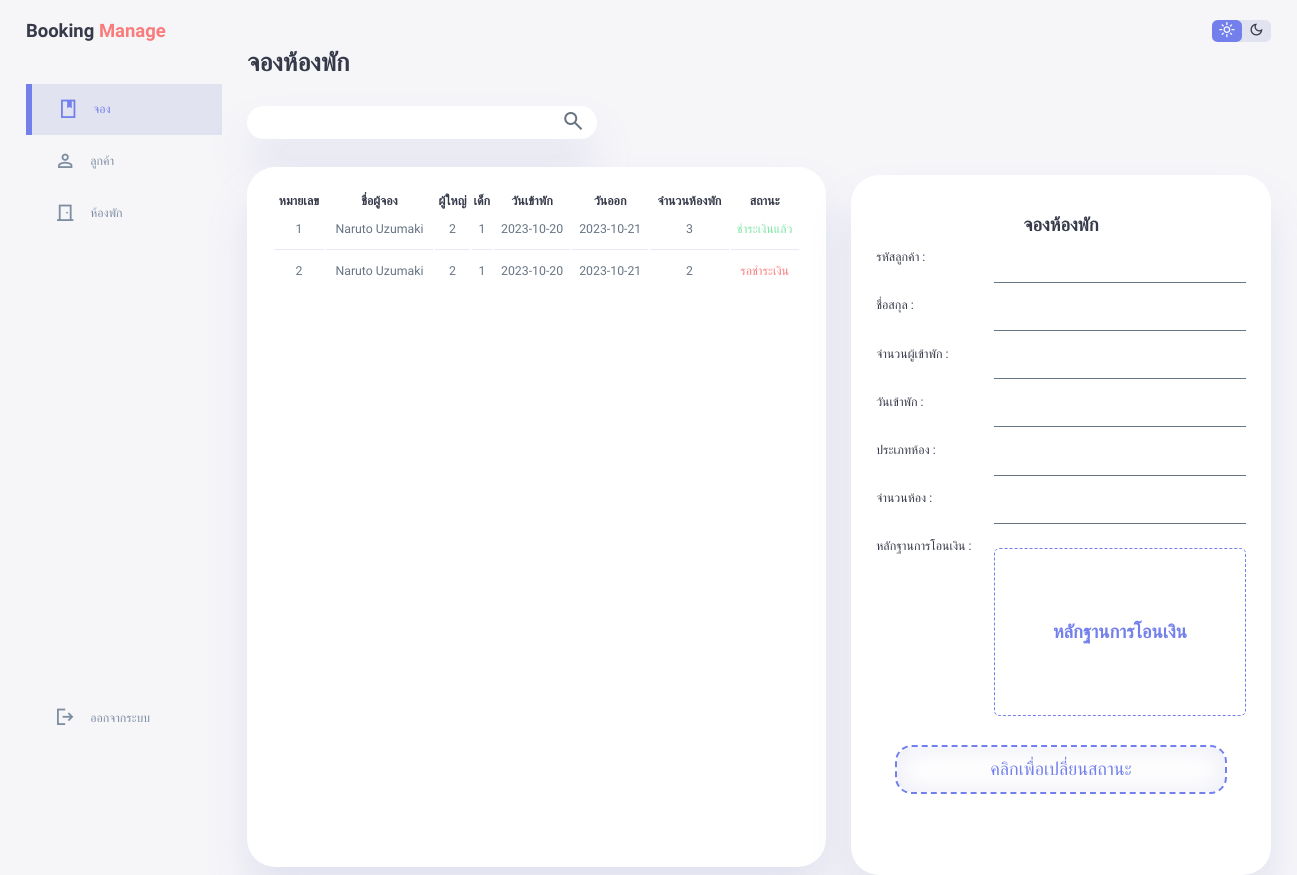
/admin/book.php (signed in), run on the app's committed database.
### tables this page shows
CREATE TABLE `tb_book` (
  `book_id` int(11) NOT NULL,
  `book_in` date NOT NULL,
  `book_out` date NOT NULL,
  `book_man` int(2) NOT NULL,
  `book_child` int(2) NOT NULL,
  `book_total` int(2) NOT NULL,
  `book_status` char(1) NOT NULL,
  `user_id` int(11) NOT NULL,
  `room_id` int(11) NOT NULL
);

CREATE TABLE `tb_user` (
  `user_id` int(11) NOT NULL,
  `user_uname` varchar(50) NOT NULL,
  `user_pass` varchar(16) NOT NULL,
  `user_name` varchar(60) NOT NULL,
  `user_mail` varchar(50) NOT NULL,
  `user_tel` varchar(10) NOT NULL,
  `user_gender` varchar(10) DEFAULT NULL,
  `user_birth` date DEFAULT NULL,
  `user_region` varchar(50) DEFAULT NULL,
  `user_address` text DEFAULT NULL,
  `user_personalid` varchar(13) DEFAULT NULL,
  `user_type` char(1) NOT NULL
);

### admin/book.php (the view, shortened to what this page needs)
<?php
    include("../conn.php");
?>
<!DOCTYPE html>
<html lang="en">
<head>
    <link rel="stylesheet" href="style1.css">
</head>
<body>
    <divl class="container container-checkin">
        <aside>
            <div class="top">
                <div class="logo">
                    <h2>Booking <span class="danger">Manage</span></h2>
                </div>
            </div>
            <div class="sidebar">
                <a href="book.php" class="active">
                    <span class="material-symbols-sharp">book</span>
                    <h3>จอง</h3>
                </a>
                <a href="customer.php" class="">
                    <span class="material-symbols-sharp">person</span>
                    <h3>ลูกค้า</h3>
                </a>
                <a href="roomType.php" class="">
                    <span class="material-symbols-sharp">door_front</span>
                    <h3>ห้องพัก</h3>
                </a>
                <a href="../logout.php">
                    <span class="material-symbols-sharp">logout</span>
                    <h3>ออกจากระบบ</h3>
                </a>
            </div>
        </aside>
        <main>
            <div class="recent-order">
                <h1>จองห้องพัก</h1>
                <div class="search">
                    <input type="search" name="srch" id="srch" onkeyup="loadData('bookQuery/table.php?str='+this.value,getTable)">
                    <button for="srch"><span class="material-symbols-sharp">search</span></button>
                </div>
                <div class="div-table-checkin">
                    <table class="table-checkin">
                        <thead>
                            <tr>
                                <th>หมายเลข</th>
                                <th>ชื่อผู้จอง</th>
                                <th>ผู้ใหญ่</th>
                                <th>เด็ก</th>
                                <th>วันเข้าพัก</th>
                                <th>วันออก</th>
                                <th>จำนวนห้องพัก</th>
                                <th>สถานะ</th>
                            </tr>
                        </thead>
                        <tbody id="tbody">
                           <?php
                                $sql = 'SELECT * FROM tb_book JOIN tb_user ON tb_book.user_id = tb_user.user_id';
                                $result = $conn->query($sql);
                                while($col = $result->fetch_assoc()){
                                    switch ($col['book_status']) {
                                        case 0:
                                            $status = 'รอชำระเงิน';
                                            $color = 'danger';
                                            break;
                                        case 1:
                                            $status = 'ชำระเงินแล้ว';
                                            $color = 'success';
                                            break;
                                    }
                                    echo '
                                        <tr>
                                            <td>'.$col['book_id'].'</td>
                                            <td>'.$col['user_name'].'</td>
                                            <td>'.$col['book_man'].'</td>
                                            <td>'.$col['book_child'].'</td>
                                            <td>'.$col['book_in'].'</td>
                                            <td>'.$col['book_out'].'</td>
                                            <td>'.$col['book_total'].'</td>
                                            <td class="'.$color.'">'.$status.'</td>
                                        </tr>
                                    ';
                                }
                           ?>
                        </tbody>
                    </table>
                </div>
            </div>
        </main>
        <div class="right">
            <div class="top">
                <div class="theme-toggler">
                    <span class="material-symbols-sharp active">
                    </span>
                    <span class="material-symbols-sharp">
                    </span>
                </div>
            </div>
            <div class="recent-update checkin-insert">
                <div class="updates checkin-div" id="panel">
                    <h2>จองห้องพัก</h2>
                    <form >
                        <div>
                            <label for="cusid">รหัสลูกค้า :</label>
                            <input type="text" name="cus_id" id="cusid"  readonly>
                        </div>
                        <div>
                            <label for="name">ชื่อสกุล :</label>
                            <input type="text" name="name" id="name" readonly>
                        </div>
                        <div>
                            <label for="person">จำนวนผู้เข้าพัก :</label>
                            <input type="text" name="person" id="person" readonly>
                        </div>
                        <div>
                            <label for="datein">วันเข้าพัก :</label>
                            <input type="text" name="datein" id="datein" readonly>
                        </div>
                        <div>
                            <label for="type">ประเภทห้อง :</label>
                            <input type="text" name="type" id="type" readonly>
                        </div>
                        <div>
                            <label for="roomTotal">จำนวนห้อง :</label>
                            <input type="text" name="roomTotal" id="roomTotal" readonly>
                        </div>
                        <div>
                            <label for="total">หลักฐานการโอนเงิน :</label>
                            <div class="slip">
                                <h2>หลักฐานการโอนเงิน</h2>
                            </div>
                        </div>
                        <div class="button">
                            <button type="submit"  onclick="return false;">คลิกเพื่อเปลี่ยนสถานะ</button>
                        </div>
                    </form>
                </div>
            </div>
        </div>
    </divl>
</body>
</html>

### data on the page
tb_book: book_id "1", user.user_name "Naruto Uzumaki", book_man "2", book_child "1", book_in "2023-10-20", book_out "2023-10-21", book_total "3", book_status "ชำระเงินแล้ว"
tb_book: book_id "2", user.user_name "Naruto Uzumaki", book_man "2", book_child "1", book_in "2023-10-20", book_out "2023-10-21", book_total "2", book_status "รอชำระเงิน"
